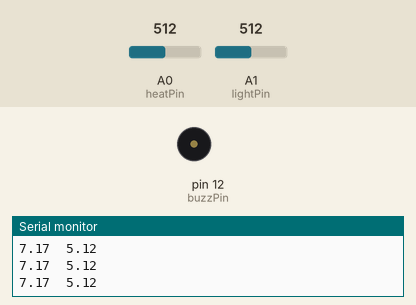
Bench run of a sketch on a simulated Arduino Uno, built with avr-gcc and run on an emulated ATmega328P. Shown: buzzer (waves = sounding), the last lines printed to the serial monitor. The test bench sets the inputs (shaded band); at power-on: A0 (heatPin) = 512, A1 (lightPin) = 512.

Above: at 1.2 s.
1.3 s: A0 (heatPin) set to 727
2.8 s: A0 (heatPin) set to 742
At 4.0 s:
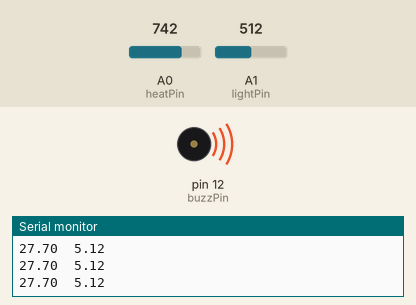
4.3 s: A0 (heatPin) set to 511
At 5.4 s:
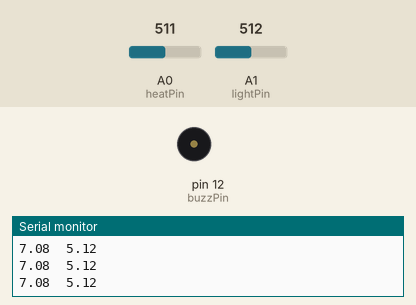
8.8 s: A0 (heatPin) set to 459
10.3 s: A0 (heatPin) set to 424
Timing chart, 0 to 12.8 s (numbered marks = the images above; inputs shaded):
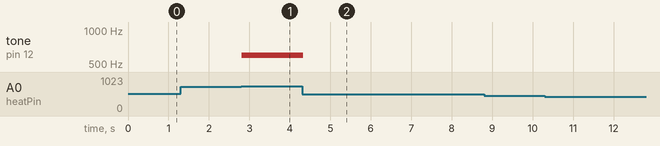

The sketch:

codeArduino.ino
```cpp
#include <math.h>
const int buzzPin = 12;
const int lightPin = A1;
const int heatPin = A0;
int hotTemp=27; //Temperature threshold in which buzzer buzzes

void setup() {
 Serial.begin(9600);
 pinMode(buzzPin,OUTPUT);
}

//FROM EXAMPLE CODE IN MOODLE
double getTemperature(int rawADC) {
 rawADC -= 200;
 double temp;
 temp = log(((10240000/rawADC) - 10000));
 temp = 1 / (0.001129148 +
 (0.000234125 + (0.0000000876741 * temp * temp ))* temp );
 return temp - 273.15;
}

double getLight(double rawLight){ //Measures light in a scale of 1-10
 return rawLight/100.0;
}

void loop() {
 int input;
 double temperature;
 input = analogRead(heatPin);
 temperature = getTemperature(input);

 double lightInput;
 double light;
 lightInput = analogRead(lightPin);
 light = getLight(lightInput);

 Serial.print(temperature);
 Serial.print("\t");
 Serial.print(light);
 Serial.println();

 if(temperature >= hotTemp){ //Buzzes when temp reaches threshold
   tone(buzzPin, 600);
   noTone(buzzPin);
   tone(buzzPin,600);
 }
 else {
   noTone(buzzPin);
 }
}
```

Measured:
- the behaviour switches between 734 and 735 on A0 (heatPin) (found by bisection; images 0 and 1)
- after the input at 2.8 s, tone on pin 12 (buzzPin): silent → 600 Hz at once
- after the input at 4.3 s, tone on pin 12 (buzzPin): 600 Hz → silent at once
